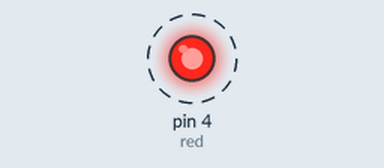
Simulated run of this sketch. Board: Arduino Uno, built with avr-gcc and run on an emulated ATmega328P. On the bench: output pins drawn as LEDs (lit = HIGH). Dashed ring = blinking.

Above: at 0.5 s.
Timing chart, 0 to 4.6 s (numbered marks = the images above):
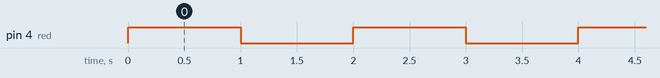

Measured:
- by itself, pin 4 (red): alternates HIGH for 1.0 s and LOW for 1.0 s

The sketch:

blink_led.ino
```cpp
// 11/12/2022
// blink_led.ino
// turn on red light for 1 sec, turn it off, bright green light for 1 sec, turn it off, etc

const int red = 4;
//const int green = 11;

void setup() {
  pinMode(red, OUTPUT);
  //pinMode(green, OUTPUT);
}

void loop() {
  digitalWrite(red, HIGH);
  //digitalWrite(green, LOW);
  delay(1000);
  digitalWrite(red, LOW);
  //digitalWrite(green, HIGH);
  delay(1000);
}
```
